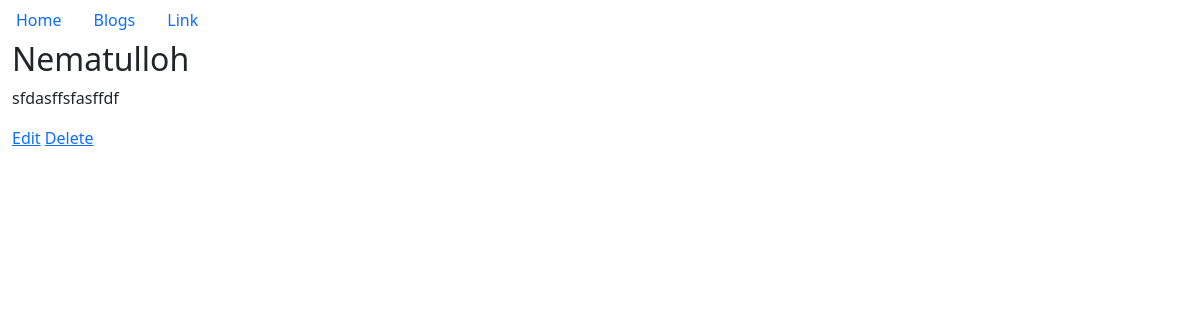
/blogs/something/ (signed in), run on an earlier commit of the app's database.
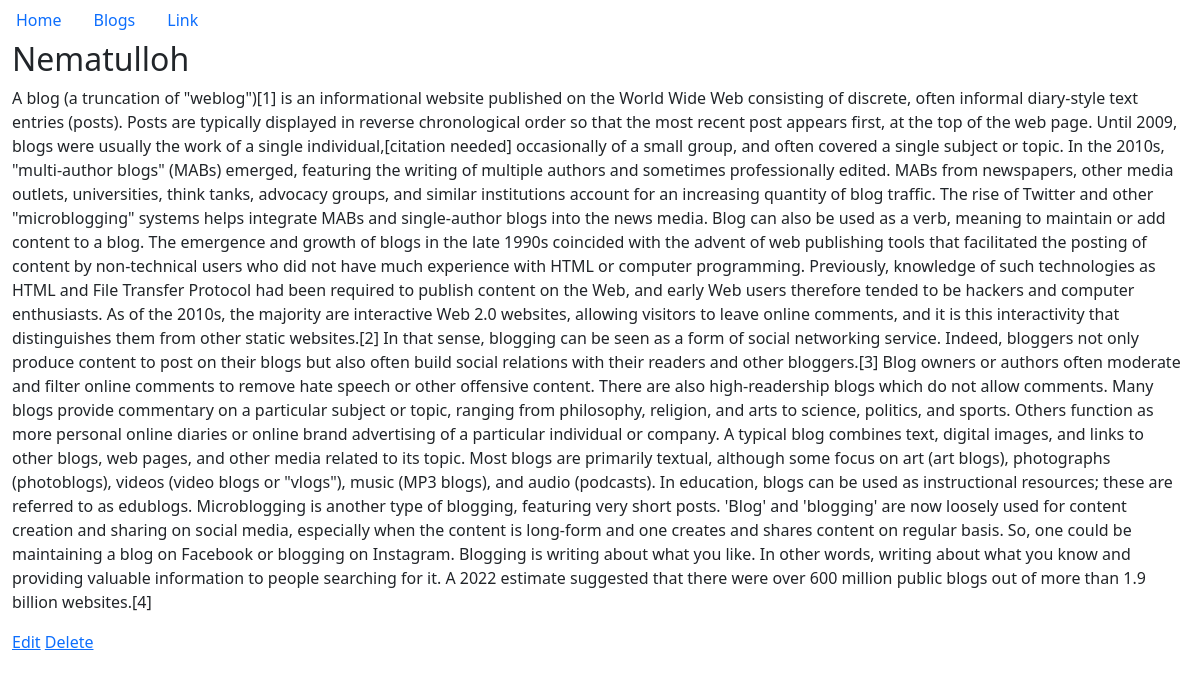
And on a later commit of the database.
### blog/models.py (models this page shows)
class BlogPostModels(models.Model): #blogpostmodels_set() -> query set
    user = models.ForeignKey(User, default=1, null=True, on_delete=models.SET_NULL)
    titleModels = models.CharField(max_length=100)
    contentModels = models.TextField(null=True, blank=True)
    slugModels = models.SlugField(unique=True)
    publushed_dateME = models.DateTimeField(auto_now=False, auto_now_add=False)
    timestampMe = models.DateTimeField(auto_now_add=True)
    updatedMe = models.DateTimeField(auto_now=True)
    class Meta:
        ordering = ["-publushed_dateME", "-timestampMe", "-updatedMe"]
    def get_absolute_url(self):
        return f"/blogs/{self.slugModels}/"
    def get_edit_url(self):
        return f"{self.get_absolute_url()}edit/"
    def get_delete_url(self):
        return f"{self.get_absolute_url()}delete/"

### blog/views.py (the view)
# urls.py: path('<str:slugme>/', blog_post_detail_view),
@staff_member_required
def blog_post_detail_view(request, slugme): # retrieve
    obj = get_object_or_404(BlogPostModels, slugModels=slugme)
    templateme = "blog/detail.html"
    contextme = {"object": obj}
    return render(request, templateme, contextme)

### blog/templates/blog/detail.html
{% extends "base.html" %}
{% block contentme %}
<h2>{{ object.titleModels }}</h2>
<p>{{ object.contentModels }}</p>
{% if request.user.is_authenticated %}
    {% if request.user.is_staff %}
        <a href="{{ object.get_edit_url }}">Edit</a>
        <a href="{{ object.get_delete_url }}">Delete</a>
    {% endif %}
{% endif %}
{% endblock %}

### try_django/templates/base.html (shortened to what this page needs)
<!doctype html>
<html lang="en">
  <head>
    <link href="https://cdn.jsdelivr.net/npm/bootstrap@5.0.2/dist/css/bootstrap.min.css" rel="stylesheet">
  </head>
  <body>
    {% include "navbar.html"%}
    <div class="container-fluid">
      {% block contentme %}
      {% endblock %}
    </div>
  </body>
</html>

### try_django/templates/navbar.html
<ul class="nav">
    <li class="nav-item">
      <a class="nav-link active" aria-current="page" href="/">Home</a>
    </li>
    <li class="nav-item">
      <a class="nav-link" href="/blogs">Blogs</a>
    </li>
    <li class="nav-item">
      <a class="nav-link" href="#">Link</a>
    </li>
  </ul>

What changed in the data, as far as the page shows it:
changed BlogPostModels "Nematulloh": contentModels "sfdasffsfasffdf" → "A blog (a truncation of \"weblog\")[1] is an informational website published on the World Wide Web consisting of discrete, often informal diary-style text entries (posts). Posts are typically displayed in reverse chronological order so that the most recent post appears first, at the top of the web page. Until 2009, blogs were usually the work of a single individual,[citation needed] occasionally of a small group, and often covered a single subject or topic. In the 2010s, \"multi-author blogs\" (MABs) emerged, featuring the writing of multiple authors and sometimes professionally edited. MABs from newspapers, other media outlets, universities, think tanks, advocacy groups, and similar…"
